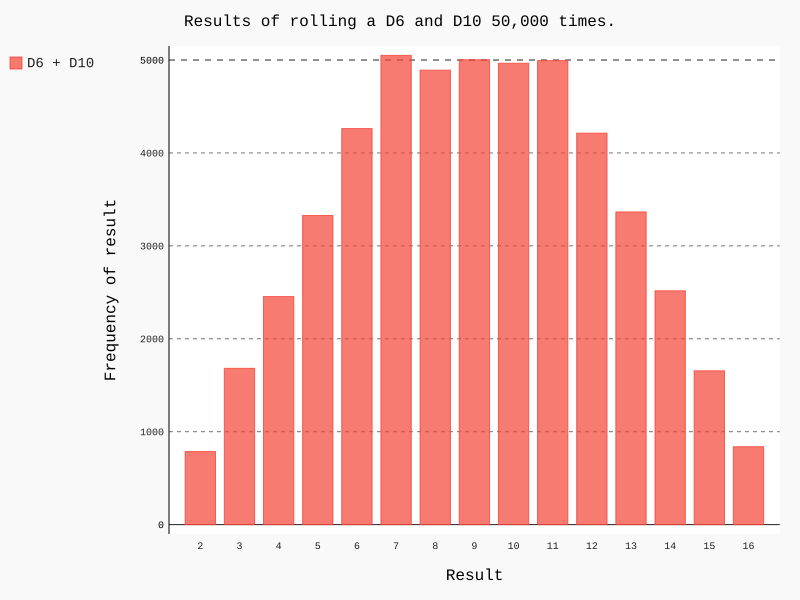

Recreate this plot in Python.
import pygal
from die import Die

# Create a D6  and a D10
die_1 = Die()
die_2 = Die(10)

# Make some rolls, and store the results in a list.
results = []
for roll in range(50000):
    result = die_1.roll() + die_2.roll()
    results.append(result)

# Analyze the results
frequencies = []
max_result = die_1.num_sides + die_2.num_sides
for value in range(2, max_result+1):
    frequency = results.count(value)
    frequencies.append(frequency)

# Visualize the results
hist = pygal.Bar()

hist.title = "Results of rolling a D6 and D10 50,000 times."
hist.x_labels = ["2", "3", "4", "5", "6", "7", "8", "9", "10", "11", "12",
                 "13", "14", "15", "16"]
hist.x_title = "Result"
hist.y_title = "Frequency of result"

hist.add("D6 + D10", frequencies)
hist.render_to_file("die_visual.svg")
